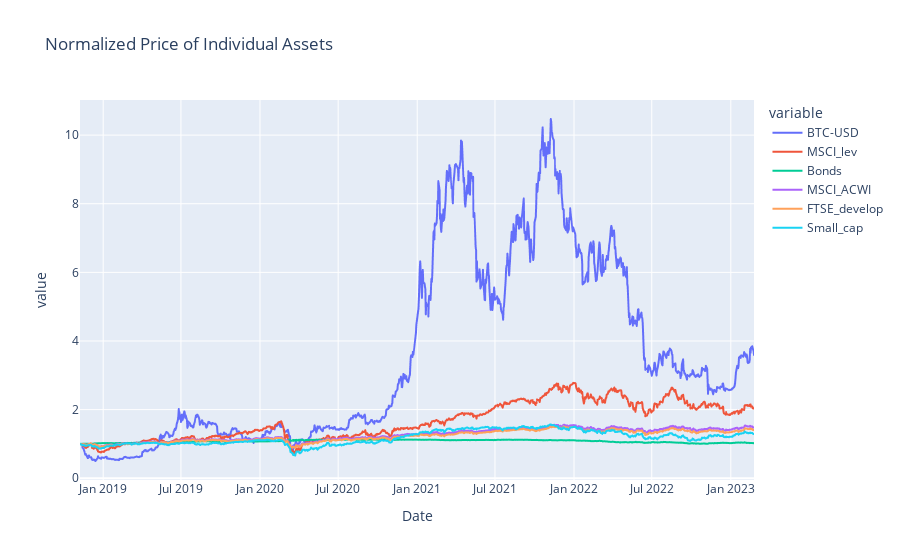

Here is the notebook cell this chart was saved with:
### Code cell
df_norm = df.copy() # create a copy of the original DataFrame
df_norm = df_norm.apply(lambda x: x / x.dropna().iloc[0]) # normalize the DataFrame by dividing each value by the first value in its respective column

fig = px.line(df_norm, labels={'index':'Date'}, title='Normalized Price of Individual Assets')
fig.show()

### Figure 1 — Plotly figure (JSON) as saved in the notebook; plotly's stock layout.template omitted (floating-point values rounded to 4 significant figures; data arrays with more than 128 entries replaced by an {"elided": "..."} marker saying what was removed)
{"data": [{"hovertemplate": "variable=BTC-USD<br>Date=%{x}<br>value=%{y}<extra></extra>", "legendgroup": "BTC-USD", "line": {"color": "#636efa", "dash": "solid"}, "marker": {"symbol": "circle"}, "mode": "lines", "name": "BTC-USD", "showlegend": true, "type": "scattergl", "x": {"elided": "1062 str values"}, "xaxis": "x", "y": {"elided": "1062 float values"}, "yaxis": "y"}, {"hovertemplate": "variable=MSCI_lev<br>Date=%{x}<br>value=%{y}<extra></extra>", "legendgroup": "MSCI_lev", "line": {"color": "#EF553B", "dash": "solid"}, "marker": {"symbol": "circle"}, "mode": "lines", "name": "MSCI_lev", "showlegend": true, "type": "scattergl", "x": {"elided": "1062 str values"}, "xaxis": "x", "y": {"elided": "1062 float values"}, "yaxis": "y"}, {"hovertemplate": "variable=Bonds<br>Date=%{x}<br>value=%{y}<extra></extra>", "legendgroup": "Bonds", "line": {"color": "#00cc96", "dash": "solid"}, "marker": {"symbol": "circle"}, "mode": "lines", "name": "Bonds", "showlegend": true, "type": "scattergl", "x": {"elided": "1062 str values"}, "xaxis": "x", "y": {"elided": "1062 float values"}, "yaxis": "y"}, {"hovertemplate": "variable=MSCI_ACWI<br>Date=%{x}<br>value=%{y}<extra></extra>", "legendgroup": "MSCI_ACWI", "line": {"color": "#ab63fa", "dash": "solid"}, "marker": {"symbol": "circle"}, "mode": "lines", "name": "MSCI_ACWI", "showlegend": true, "type": "scattergl", "x": {"elided": "1062 str values"}, "xaxis": "x", "y": {"elided": "1062 float values"}, "yaxis": "y"}, {"hovertemplate": "variable=FTSE_develop<br>Date=%{x}<br>value=%{y}<extra></extra>", "legendgroup": "FTSE_develop", "line": {"color": "#FFA15A", "dash": "solid"}, "marker": {"symbol": "circle"}, "mode": "lines", "name": "FTSE_develop", "showlegend": true, "type": "scattergl", "x": {"elided": "1062 str values"}, "xaxis": "x", "y": {"elided": "1062 float values"}, "yaxis": "y"}, {"hovertemplate": "variable=Small_cap<br>Date=%{x}<br>value=%{y}<extra></extra>", "legendgroup": "Small_cap", "line": {"color": "#19d3f3", "dash": "solid"}, "marker": {"symbol": "circle"}, "mode": "lines", "name": "Small_cap", "showlegend": true, "type": "scattergl", "x": {"elided": "1062 str values"}, "xaxis": "x", "y": {"elided": "1062 float values"}, "yaxis": "y"}], "layout": {"legend": {"title": {"text": "variable"}, "tracegroupgap": 0}, "title": {"text": "Normalized Price of Individual Assets"}, "xaxis": {"anchor": "y", "domain": [0, 1], "title": {"text": "Date"}}, "yaxis": {"anchor": "x", "domain": [0, 1], "title": {"text": "value"}}}}
